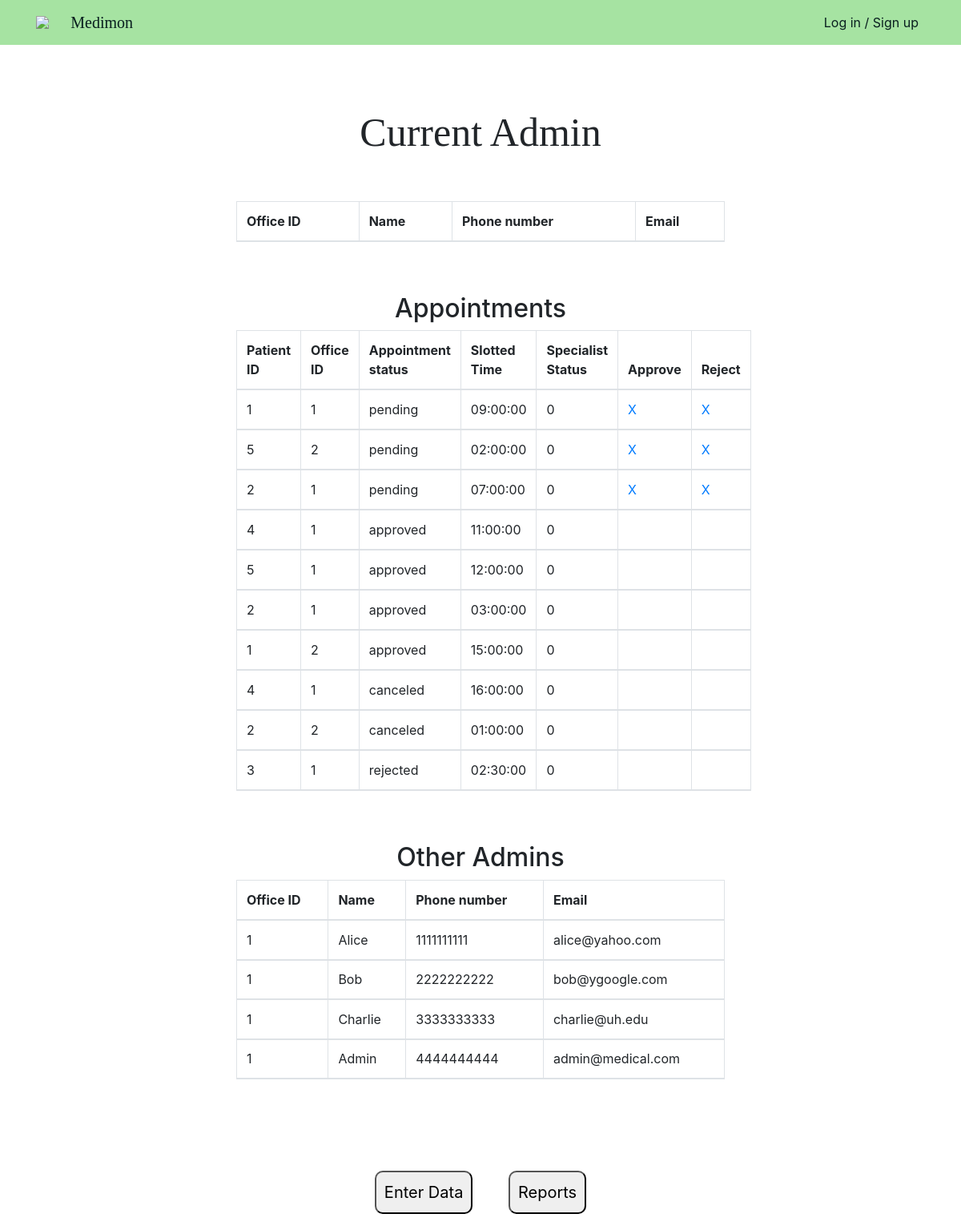
The page /adminPages/adminPage.php on the database its author committed.
### tables this page shows
CREATE TABLE APPOINTMENT (
	Appointment_id        INT AUTO_INCREMENT,
    Patient_id            INT,
    Doctor_id             INT NOT NULL,
    Office_id             INT NOT NULL,
    Appointment_status_id INT NOT NULL DEFAULT 0,
    Appointment_status    VARCHAR(12) NOT NULL,
    Date                  DATE NOT NULL,
    Slotted_time          TIME NOT NULL,
    Specialist_status     BOOLEAN NOT NULL,  
     
    PRIMARY KEY (Appointment_id),
    FOREIGN KEY (Patient_id) REFERENCES PATIENT(Patient_id),
    FOREIGN KEY (Doctor_id) REFERENCES DOCTOR(Doctor_id),
    FOREIGN KEY (Office_id) REFERENCES OFFICE(Office_id)
);

### adminPages/adminPage.php (the view, shortened to what this page needs)
<?php
require_once "../php/config.php";
$sql = "SELECT Patient_id, Office_id, Appointment_id, Appointment_status, Slotted_time, Specialist_status FROM APPOINTMENT ORDER BY Appointment_status='rejected', Appointment_status='canceled', Appointment_status='approved', Appointment_status='pending'";
$result = mysqli_query($db, $sql);
$APtableResult = "";
if ($result->num_rows > 0) {
  while($row = $result-> fetch_assoc()) {
    $APtableResult .= "<tr>". "<td>" . $row["Patient_id"] . "</td><td>"  . $row["Office_id"] . "</td><td>" .
                       $row["Appointment_status"] . "</td><td>" . $row["Slotted_time"] . "</td><td>" . $row["Specialist_status"] . "</td>";
    if ($row["Appointment_status"] === 'pending') {
      $APtableResult .= "<td><a href='../adminPages/adminPage.php?approve_id=" . $row["Appointment_id"] . "'>X</a></td>";
      $APtableResult .= "<td><a href='../adminPages/adminPage.php?ren  ject_id=" . $row["Appointment_id"] . "'>X</a></td>";
    } else {
      $APtableResult .= "<td></td><td></td>";
    }
    $APtableResult .= "</tr>";
  }
}
$sql = "SELECT * FROM ADMIN";
$result = mysqli_query($db, $sql);
$OtADtableResult = "";
if ($result->num_rows > 0) {
  while($row = $result-> fetch_assoc()) {
    $OtADtableResult .= "<tr>". "<td>" . $row["Office_id"] . "</td><td>" . $row["Name"] . "</td><td>" .
                          $row["Phone_number"] . "</td><td>" . $row["Email"] . "</td>" . "<tr>";
  }
}
?>
<!doctype html>
<html lang="en">
<head>
  <link rel="stylesheet" href="../css/style.css">
  <link rel="stylesheet" href="https://stackpath.bootstrapcdn.com/bootstrap/4.3.1/css/bootstrap.min.css"
>
</head>
<?php include_once("../php/header.php"); ?>
<body>
  <div class="main-container">
    <div class="main-wrap">
      <div class="text-center" id="Admin-header">Current Admin</div>
      <div class="container-fluid">
        <div class="row justify-content-center my-5">
          <div class="col-10">
            <table class="table table-bordered">
              <thead class="thead">
                <tr>
                  <th scope="col">Office ID</th>
                  <th scope="col">Name</th>
                  <th scope="col">Phone number</th>
                  <th scope="col">Email</th>
                </tr>
              </thead>
            </table>
            <br> <br>
            <h2>Appointments</h2>
            <table class="table table-bordered">
              <thead class="thead">
                <tr>
                  <th>Patient ID</th>
                  <th>Office ID</th>
                  <th>Appointment status</th>
                  <th>Slotted Time</th>
                  <th>Specialist Status</th>
                  <th>Approve</th>
                  <th>Reject</th>
                </tr>
                <?php echo $APtableResult;?>
              </thead>
            </table>
            <br> <br>
            <h2>Other Admins</h2>
            <table class="table table-bordered">
              <thead class="thead">
                <tr>
                  <th scope="col">Office ID</th>
                  <th scope="col">Name</th>
                  <th scope="col">Phone number</th>
                  <th scope="col">Email</th>
                </tr>
                <?php echo $OtADtableResult;?>
              </thead>
            </table>
          </div>
        </div>
      </div>
    </div>
  </div>
  </body>
<br><br><br><br><br><br><br><br><br><br><br><br><br><br><br><br><br><br><br><br><br><br><br><br><br><br><br><br><br><br>
         <div id = "container">
        <a href="doctorDataEntry.php">
          <button id = "Redi1">Enter Data</button>
        </a>
        <a href="reportsForm.php">
          <button id = "Redi2">Reports</button>
        </a>
     </div>
</body>
</html>

### php/header.php (shortened to what this page needs)
<nav class="navbar navbar-expand-lg nav-back fixed-top" id="mainNav">
  <div class="container">
    <img src="./img/main_icon.png" class="mainicon" href="/localhost/cosc3380/index.php">
    <a class="navbar-brand" href="//localhost/cosc3380/index.php">Medimon</a>
    <div class="collapse navbar-collapse" id="navbarResponsive">
      <ul class="navbar-nav ml-auto">
        <?php
          if (!isset($_SESSION['loggedin'])) {
            echo '<li class="nav-item"><a class="nav-link" href="//localhost/cosc3380/auth/login.php" id="login">Log in / Sign up</a></li>';
          } else {
            echo '<li class="nav-item"><a class="nav-link" href="//localhost/cosc3380/auth/logout.php" id="logout">Log out</a></li>';
          }
        ?>
      </ul>
    </div>
  </div>
</nav>

### css/style.css (style rules this page uses)
.nav-back { background: #a6e3a2; color: #fff; }
.navbar-brand { color: rgb(9, 31, 31); font-family:Cambria, Cochin, Georgia, Times, 'Times New Roman', serif; font: bold; }
.nav-link { color: rgb(9, 31, 31); }
html { height: 100%; }
body { margin: 0; height: 100%; background: #abadaf; font-family: Dotum,'돋움',Helvetica,sans-serif; }
.main-container { width:100%; display:flex; flex-direction:column; align-items:center; margin-top: 21px; margin-top: 21px; height: 150%; }
.main-container .main-wrap { width:768px; margin-top: 30px; }
.main-container { background-color: #ffffff; height: 700px; }
.mainicon { width: 3%; margin-right: 10px; }
#Admin-header { margin-top: 10%; margin-bottom: 20px; font-family:Cambria, Cochin, Georgia, Times, 'Times New Roman', serif; font: bold; font-size: 50px; }
* { padding: 0px; margin: 0px; box-sizing: border-box; }
table { width: 600px; }

### adminPages/adminPage.php (style rules this page uses)
button { font-size: 20px; padding:10px; border-radius:10px; margin:20px; }
#container { text-align: center; }
h2 { text-align: center; }

### rows shown on the page
appointment: Patient "1", Office "1", Appointment_status "pending", Slotted_time "09:00:00", Specialist_status "0"
appointment: Patient "5", Office "2", Appointment_status "pending", Slotted_time "02:00:00", Specialist_status "0"
appointment: Patient "2", Office "1", Appointment_status "pending", Slotted_time "07:00:00", Specialist_status "0"
appointment: Patient "4", Office "1", Appointment_status "approved", Slotted_time "11:00:00", Specialist_status "0"
appointment: Patient "5", Office "1", Appointment_status "approved", Slotted_time "12:00:00", Specialist_status "0"
appointment: Patient "2", Office "1", Appointment_status "approved", Slotted_time "03:00:00", Specialist_status "0"
appointment: Patient "1", Office "2", Appointment_status "approved", Slotted_time "15:00:00", Specialist_status "0"
appointment: Patient "4", Office "1", Appointment_status "canceled", Slotted_time "16:00:00", Specialist_status "0"
appointment: Patient "2", Office "2", Appointment_status "canceled", Slotted_time "01:00:00", Specialist_status "0"
appointment: Patient "3", Office "1", Appointment_status "rejected", Slotted_time "02:30:00", Specialist_status "0"

### other values the page prints
$row["Office_id"] "1"
$row["Name"] "Alice"
$row["Phone_number"] "1111111111"
$row["Email"] "alice@yahoo.com"
$row["Name"] "Bob"
$row["Phone_number"] "2222222222"
$row["Email"] "bob@ygoogle.com"
$row["Name"] "Charlie"
$row["Phone_number"] "3333333333"
$row["Email"] "charlie@uh.edu"
$row["Name"] "Admin"
$row["Phone_number"] "4444444444"
$row["Email"] "admin@medical.com"
